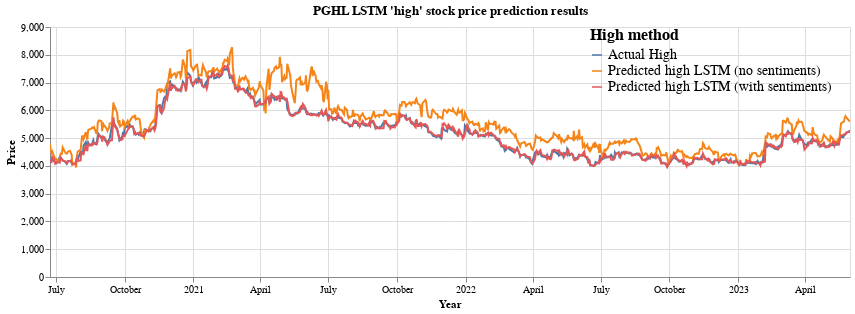

Notebook code cell kept with this figure:
### Code cell
high_price = alt.Chart(melted_df, title="PGHL LSTM 'high' stock price prediction results").mark_line().encode(
    x=alt.X('date:T', title="Year"),
    y = alt.Y('High prediction price:Q', title="Price"),
    color = alt.Color('High method:N',legend=alt.Legend(orient='right',direction = 'vertical',labelLimit = 400))
    ).properties(height = 250, width = 800
    ).configure_legend(
    offset=-260,
    symbolDirection='vertical',
        titleFontSize=16,
        labelFontSize=14
    )

high_price.interactive()

### Figure 1 — Vega-Lite specification as saved in the notebook (floating-point values rounded to 4 significant figures; data arrays with more than 128 entries replaced by an {"elided": "..."} marker saying what was removed)
{"usermeta": {"embedOptions": {"theme": "fivethirtyeight"}}, "config": {"view": {"continuousWidth": 400, "continuousHeight": 300}, "legend": {"labelFontSize": 14, "offset": -260, "symbolDirection": "vertical", "titleFontSize": 16}}, "data": {"name": "data-09291fce8918155a92f3ea8e595e7e86"}, "mark": "line", "encoding": {"color": {"field": "High method", "legend": {"direction": "vertical", "labelLimit": 400, "orient": "right"}, "type": "nominal"}, "x": {"field": "date", "title": "Year", "type": "temporal"}, "y": {"field": "High prediction price", "title": "Price", "type": "quantitative"}}, "height": 250, "selection": {"selector001": {"type": "interval", "bind": "scales", "encodings": ["x", "y"]}}, "title": "PGHL LSTM 'high' stock price prediction results", "width": 800, "$schema": "https://vega.github.io/schema/vega-lite/v4.17.0.json", "datasets": {"data-09291fce8918155a92f3ea8e595e7e86": {"elided": "2181 records"}}}
